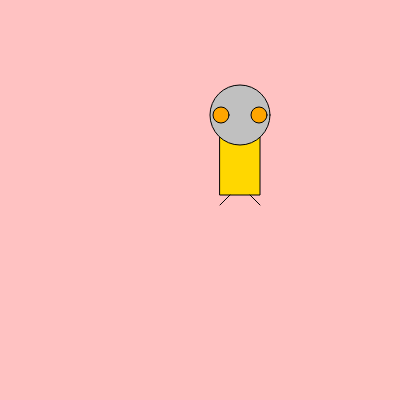
Frame 1 (no input)
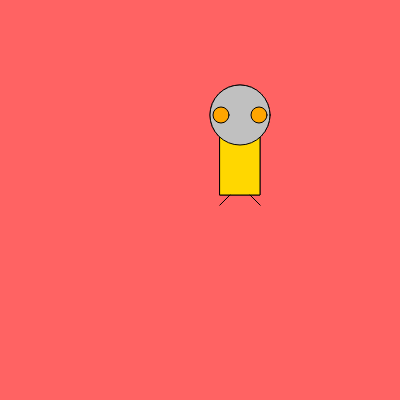
Frame 60 (no input)
Frame 120 (the mouse pressed at the canvas centre since frame 60): identical to frame 60, image omitted

The p5.js sketch that drew these frames (run headless with seeded random() and noise() and a simulated clock; from frame 60 on, the mouse is pressed at the canvas centre):

// p5.js sketch
// ── sketch.js
function setup(){
    
    createCanvas(400,400);
    
}

function draw(){
    
    background(255,100,100,100);
    ellipseMode(CENTER);
    rectMode(CENTER);
    
    fill('gold');
    rect(240,145,40,100);
    
    fill('silver');
    ellipse(240,115,60,60);
    
    fill('orange');
    ellipse(221,115,16,16);
    ellipse(259,115,16,16);
    
    line(230,195,220,205);
    line(250,195,260,205);

}
